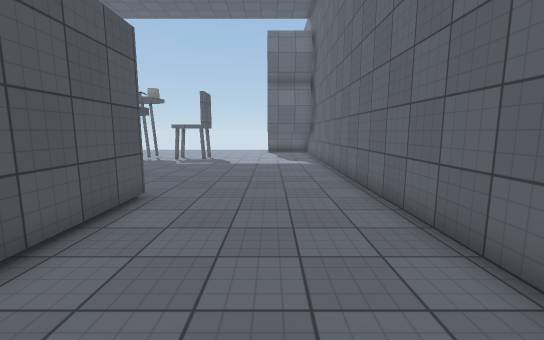
view 1 (above)

21 first-person views from a walk through a 3-D level made in the Unity game engine. The camera is 1.5 m above the floor, tilts 8° down and sees 90° across. The floor is counted in squares, 0.9 m on a side. Each view is taken from the middle of a square. On the plan, view 1 faces up. The plan holds only what a view shows up to about 15 squares ahead; the rest is blank. The place goes on beyond the plan. The player is left out. Some animated figures are left out. Some surface patterns are stand-ins.

view 2
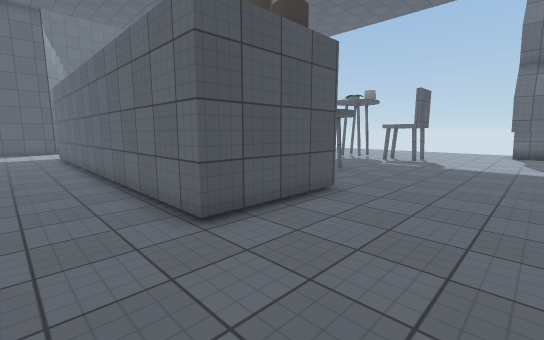

view 3
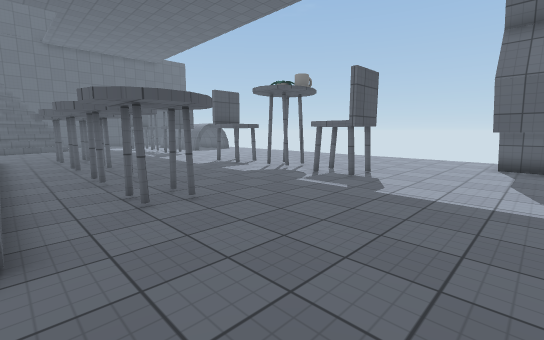

view 4
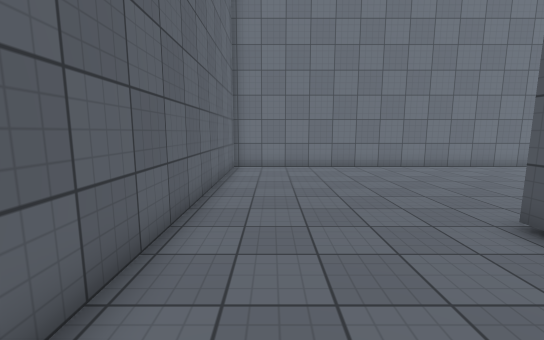

view 5
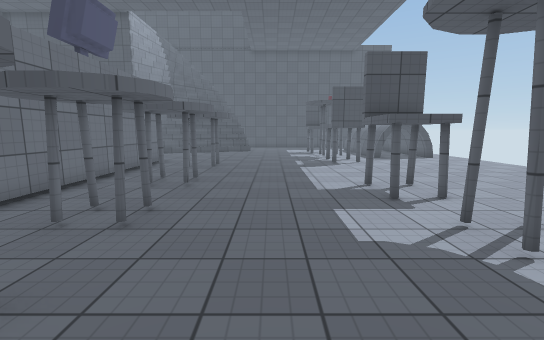

view 6
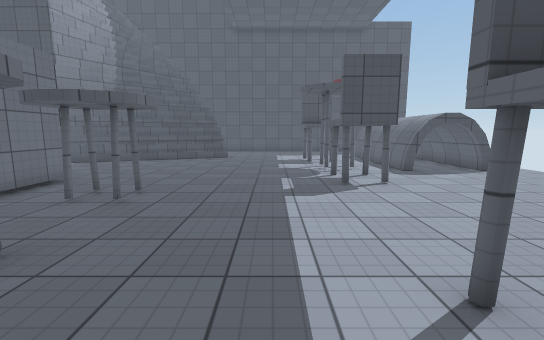

view 7
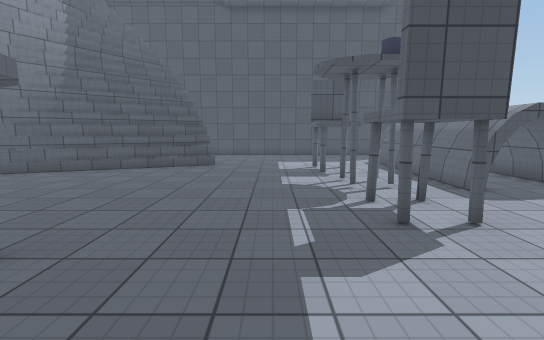

view 8
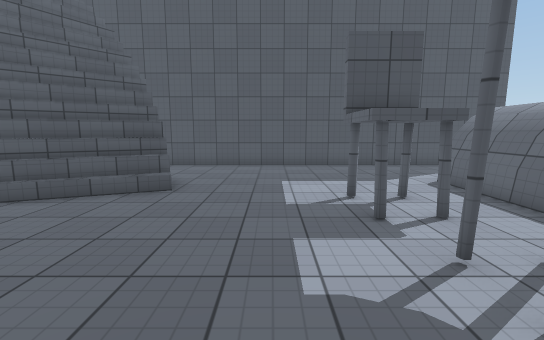

view 9
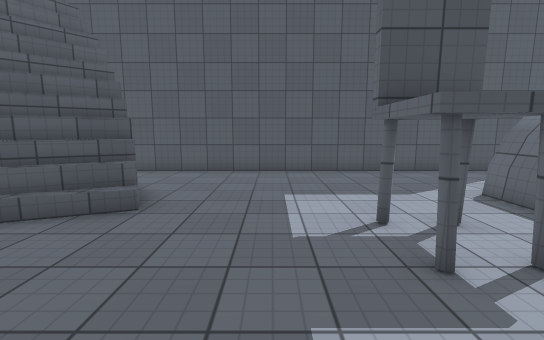

view 10
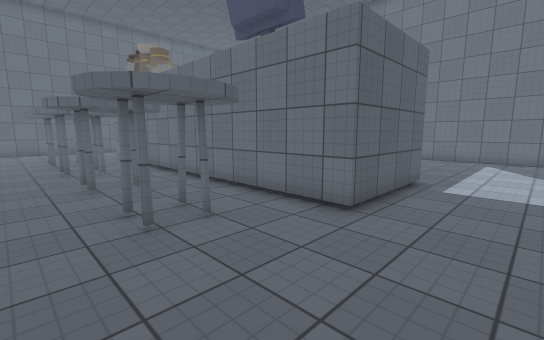

view 11
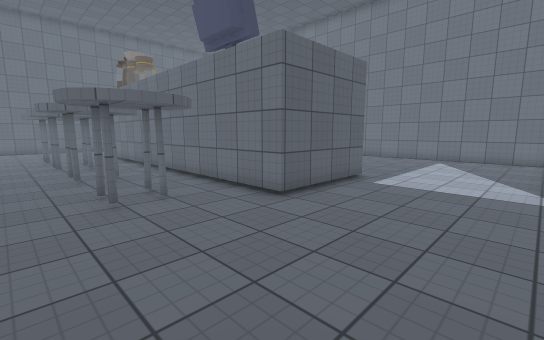

view 12
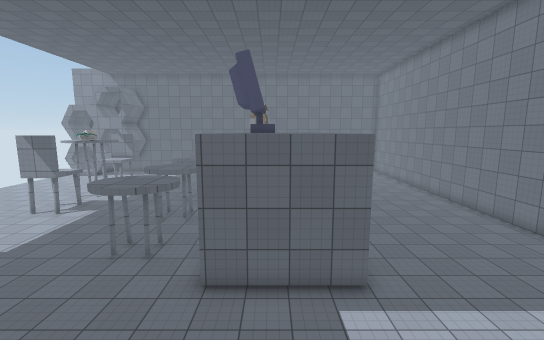

view 13
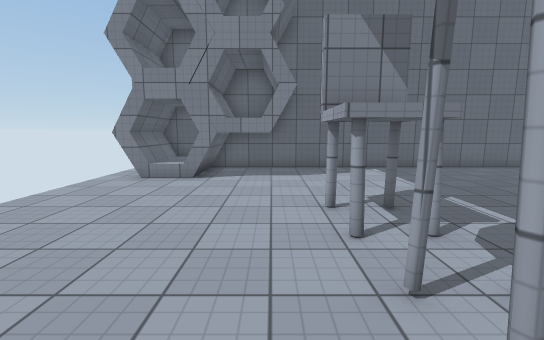

view 14
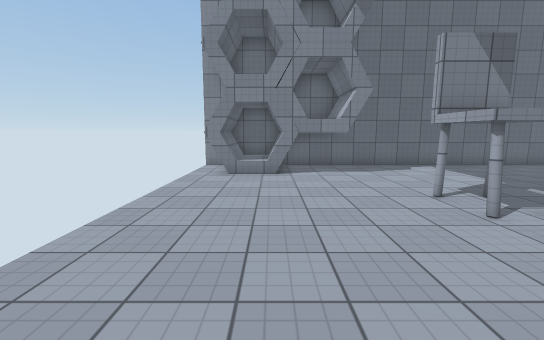

view 15
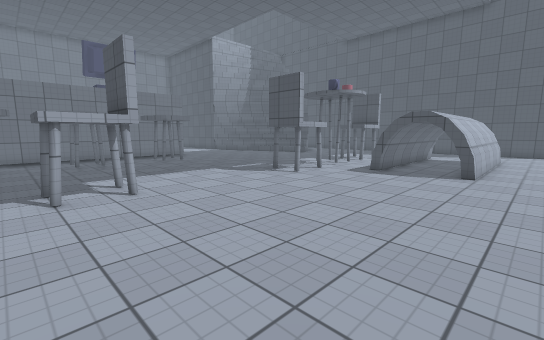

view 16
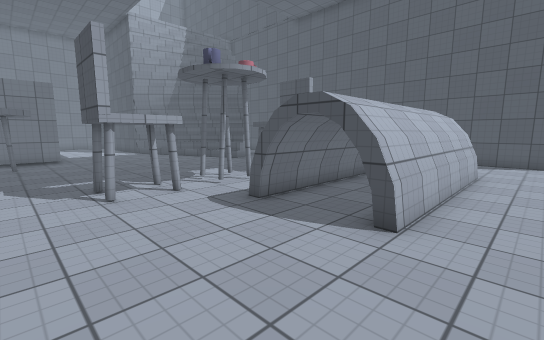

view 17
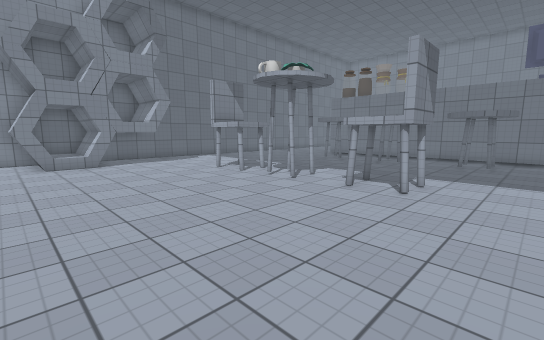

view 18
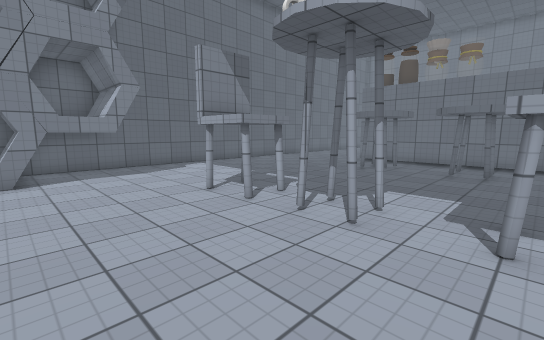

view 19
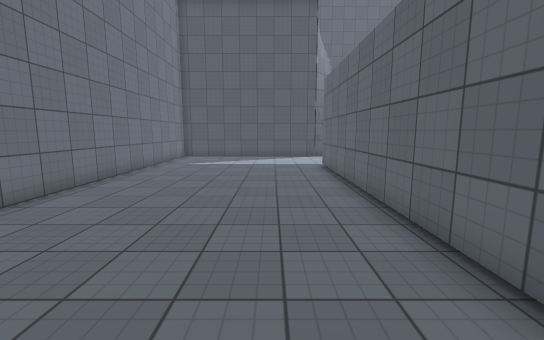

view 20
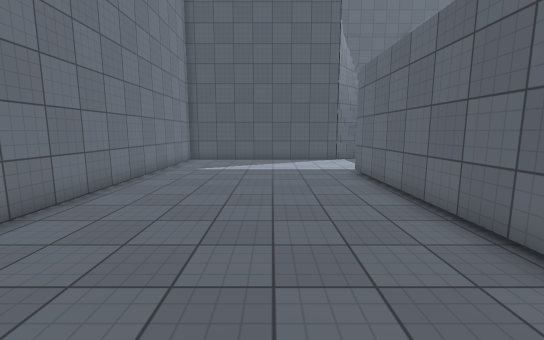

view 21
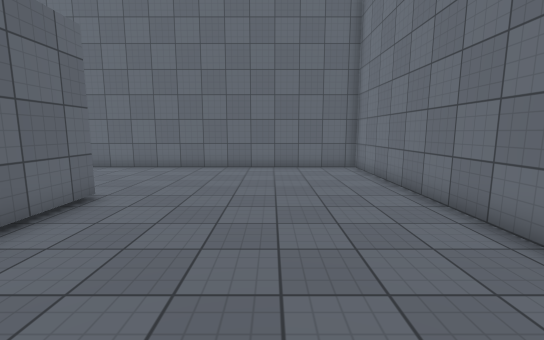

### Floor plan
Key: @ floor where view 1 was taken; # wall or solid block; . floor; / step, stairs or slope; = window, fence, low wall or low ledge; O other object.
Columns run from 34 left of view 1 to 3 right of it. Each row starts with its distance up from view 1.
 25 #....................................#
 24 #.................................OOO#
 23 #....########.....................O  #
 22 #..    ######.....................OOO#
 21 #...   ######.....................OOO#
 20 #....########.....................O..#
 19 #.................................OOO#
 18 #..........OO.OO.........O..OOO......#
 17 #......O.O.....O......OO....O.O......#
 16 #......OOO.OO.OO......OO.O...OO......#
 15 #....................................#
 14 #....................................#
 13 #....................................#
 12 #....................................#
 11 #.....=..............................#
 10 #....///.........O...OO..O..OO.......#
  9 #...////.........O...O...O..OO.......#
  8 #  /////.............................#
  7   #//////......################......#
  6    //////......#              #......#
  5     //////.....#              #......#
  4     //// #.....#              #......#
  3           .....################......#
  2           ...........................#
  1           ...........................#
  0           ........................@..#
 -1           ...........................#
 -2           ...........................#
 -3           ...........................#
 -4           ...........................#
 -5           ...........................#
 -6           ############################

Positions as (right, up) in squares from view 1, and headings:
1: (0, 0), facing up
2: (1, 0), facing up-left
3: (1, 7), facing up-left
4: (1, 7), facing down
5: (-4, 13), facing left
6: (-10, 14), facing left
7: (-14, 14), facing left
8: (-20, 14), facing left
9: (-22, 14), facing left
10: (-22, 12), facing down-right
11: (-24, 12), facing down-right
12: (-26, 5), facing right
13: (-10, 19), facing right
14: (-11, 22), facing right
15: (-10, 25), facing down-left
16: (-17, 25), facing down-left
17: (-15, 25), facing down-right
18: (-11, 22), facing down-right
19: (-6, 0), facing left
20: (-8, -1), facing left
21: (-10, -2), facing right
